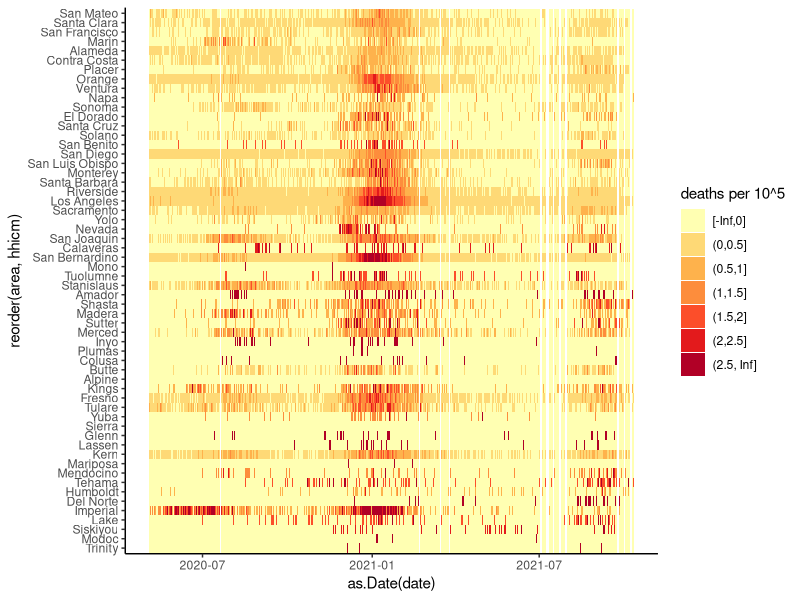
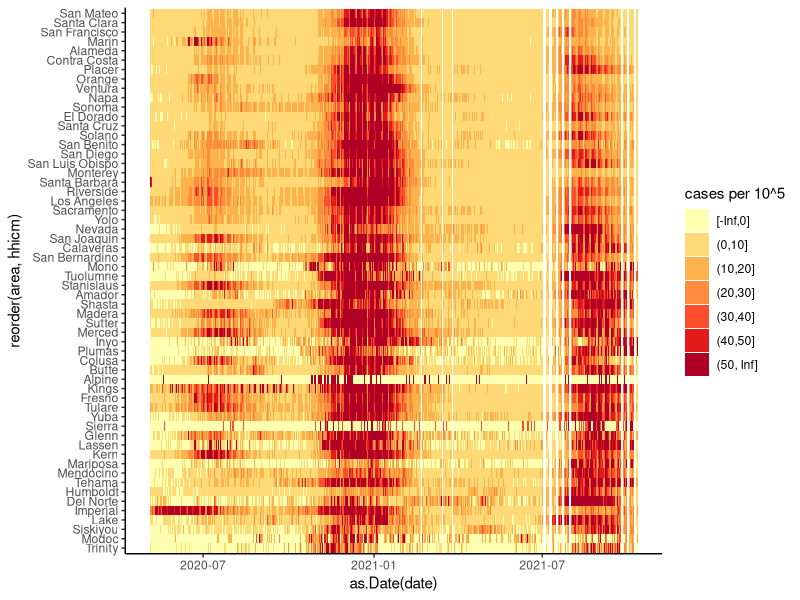
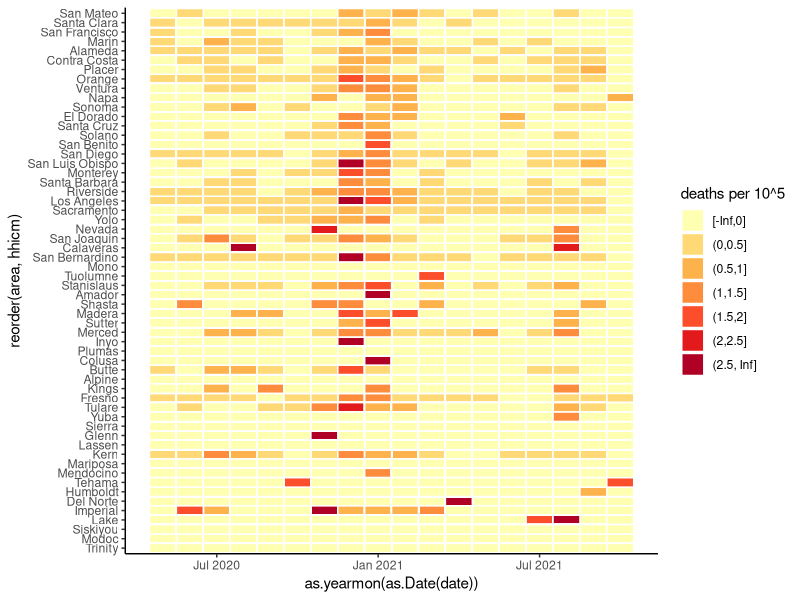

Source code (R) for these figures, in order:
### combine covid_table with SES

# load libraries
library(tidyverse)
library(ggplot2)
library(zoo) 

# load data
covid <- read.csv("deaths.csv")
ses   <- read.csv("county household income.csv", header = TRUE, sep = ";") 

 
## new columns 
ses$hhicm <- ses$Textbox20 %>% gsub(pattern = "\\$", replacement = "")
ses$county <- ses$name %>% gsub(pattern = " County, CA", replacement = "") %>% 
  gsub(pattern = " County/city, CA", replacement = "") 

## merge data
covid <- merge(covid, ses[,c("county", "hhicm")], by.x = "area", by.y = "county")

## plot stuff 

## pre-process
covid$hhicm <- gsub(pattern = ",", replacement = "", covid$hhicm)
covid$hhicm <- as.numeric(covid$hhicm)

## deaths per day 
covid %>% filter(area != "California" & area != "Out of state" & area != "Unknown") %>% 
  na.omit() %>% 
  ggplot() +
  aes(x = as.Date(date), 
      y = reorder(area, hhicm),
      fill = cut(deaths/(population/100000), 
                 c(-Inf, 0,
                   0.5,
                   1,
                   1.5,
                   2.0,
                   2.5,
                   Inf), 
                 include.lowest = TRUE) 
  ) +
  geom_tile() + 
  scale_fill_brewer(palette = "YlOrRd") +
  theme_classic() + labs( fill = "deaths per 10^5")

## cases per day 
covid %>% filter(area != "California" & area != "Out of state" & area != "Unknown") %>% 
  na.omit() %>% 
  ggplot() +
  aes(x = as.Date(date), 
      y = reorder(area, hhicm),
      fill = cut(cases/(population/100000), 
                 c(-Inf, 0,
                   10,
                   20,
                   30,
                   40,
                   50,
                   Inf), 
                 include.lowest = TRUE) 
  ) +
  geom_tile() + 
  scale_fill_brewer(palette = "YlOrRd") +
  theme_classic() + labs( fill = "cases per 10^5")

### per month 
### plot modified table 
covid %>% filter(area != "California" & area != "Out of state" & area != "Unknown") %>% 
  na.omit() %>% 
  ggplot() +
  aes(x = as.yearmon(as.Date(date)), 
      y = reorder(area, hhicm),
      fill = cut(deaths/(population/100000), 
                 c(-Inf, 0,
                   0.5,
                   1,
                   1.5,
                   2.0,
                   2.5,
                   Inf), 
                 include.lowest = TRUE) 
  ) +
  geom_tile(colour="white",size=0.5) + 
  scale_fill_brewer(palette = "YlOrRd") +
  theme_classic() + labs( fill = "deaths per 10^5")

### table hhicm
ses[,c("county", "hhicm")]



